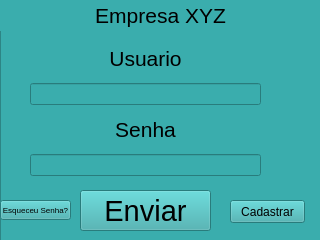
<?xml version="1.0" encoding="UTF-8"?>
<ui version="4.0">
 <class>MainWindow</class>
 <widget class="QMainWindow" name="MainWindow">
  <property name="geometry">
   <rect>
    <x>0</x>
    <y>0</y>
    <width>320</width>
    <height>240</height>
   </rect>
  </property>
  <property name="minimumSize">
   <size>
    <width>320</width>
    <height>240</height>
   </size>
  </property>
  <property name="maximumSize">
   <size>
    <width>320</width>
    <height>240</height>
   </size>
  </property>
  <property name="windowTitle">
   <string>Login</string>
  </property>
  <widget class="QWidget" name="centralwidget">
   <widget class="QFrame" name="frame">
    <property name="enabled">
     <bool>true</bool>
    </property>
    <property name="geometry">
     <rect>
      <x>0</x>
      <y>0</y>
      <width>331</width>
      <height>241</height>
     </rect>
    </property>
    <property name="styleSheet">
     <string notr="true">background-color: rgb(58, 173, 173);</string>
    </property>
    <property name="frameShape">
     <enum>QFrame::StyledPanel</enum>
    </property>
    <property name="frameShadow">
     <enum>QFrame::Raised</enum>
    </property>
    <widget class="QLabel" name="label_8">
     <property name="geometry">
      <rect>
       <x>0</x>
       <y>0</y>
       <width>321</width>
       <height>31</height>
      </rect>
     </property>
     <property name="text">
      <string>&lt;html&gt;&lt;head/&gt;&lt;body&gt;&lt;p align=&quot;center&quot;&gt;&lt;span style=&quot; font-size:16pt;&quot;&gt;Empresa XYZ&lt;/span&gt;&lt;/p&gt;&lt;/body&gt;&lt;/html&gt;</string>
     </property>
    </widget>
    <widget class="QPushButton" name="btn_enviar">
     <property name="geometry">
      <rect>
       <x>80</x>
       <y>190</y>
       <width>131</width>
       <height>41</height>
      </rect>
     </property>
     <property name="font">
      <font>
       <pointsize>22</pointsize>
      </font>
     </property>
     <property name="text">
      <string>Enviar</string>
     </property>
    </widget>
    <widget class="QWidget" name="verticalLayoutWidget_4">
     <property name="geometry">
      <rect>
       <x>30</x>
       <y>40</y>
       <width>231</width>
       <height>136</height>
      </rect>
     </property>
     <layout class="QVBoxLayout" name="verticalLayout_4">
      <item>
       <widget class="QLabel" name="label_9">
        <property name="text">
         <string>&lt;html&gt;&lt;head/&gt;&lt;body&gt;&lt;p align=&quot;center&quot;&gt;&lt;span style=&quot; font-size:16pt;&quot;&gt;Usuario&lt;/span&gt;&lt;/p&gt;&lt;/body&gt;&lt;/html&gt;</string>
        </property>
       </widget>
      </item>
      <item>
       <widget class="QLineEdit" name="txt_usuario"/>
      </item>
      <item>
       <widget class="QLabel" name="label_10">
        <property name="text">
         <string>&lt;html&gt;&lt;head/&gt;&lt;body&gt;&lt;p align=&quot;center&quot;&gt;&lt;span style=&quot; font-size:16pt;&quot;&gt;Senha&lt;/span&gt;&lt;/p&gt;&lt;/body&gt;&lt;/html&gt;</string>
        </property>
       </widget>
      </item>
      <item>
       <widget class="QLineEdit" name="txt_senha"/>
      </item>
     </layout>
    </widget>
    <widget class="QPushButton" name="btn_cadastrar">
     <property name="geometry">
      <rect>
       <x>230</x>
       <y>200</y>
       <width>75</width>
       <height>23</height>
      </rect>
     </property>
     <property name="text">
      <string>Cadastrar</string>
     </property>
    </widget>
    <widget class="QPushButton" name="btn_esqueceusenha">
     <property name="geometry">
      <rect>
       <x>0</x>
       <y>200</y>
       <width>71</width>
       <height>20</height>
      </rect>
     </property>
     <property name="font">
      <font>
       <pointsize>6</pointsize>
      </font>
     </property>
     <property name="text">
      <string>Esqueceu Senha?</string>
     </property>
    </widget>
   </widget>
   <widget class="QFrame" name="frame_3">
    <property name="enabled">
     <bool>true</bool>
    </property>
    <property name="geometry">
     <rect>
      <x>0</x>
      <y>0</y>
      <width>331</width>
      <height>241</height>
     </rect>
    </property>
    <property name="minimumSize">
     <size>
      <width>331</width>
      <height>241</height>
     </size>
    </property>
    <property name="maximumSize">
     <size>
      <width>331</width>
      <height>241</height>
     </size>
    </property>
    <property name="styleSheet">
     <string notr="true">background-color: rgb(163, 156, 255);</string>
    </property>
    <property name="frameShape">
     <enum>QFrame::StyledPanel</enum>
    </property>
    <property name="frameShadow">
     <enum>QFrame::Raised</enum>
    </property>
    <widget class="QPushButton" name="btn_enviar_4">
     <property name="geometry">
      <rect>
       <x>80</x>
       <y>180</y>
       <width>131</width>
       <height>41</height>
      </rect>
     </property>
     <property name="font">
      <font>
       <pointsize>22</pointsize>
      </font>
     </property>
     <property name="text">
      <string>Enviar</string>
     </property>
    </widget>
    <widget class="QPushButton" name="btn_login">
     <property name="geometry">
      <rect>
       <x>230</x>
       <y>190</y>
       <width>75</width>
       <height>23</height>
      </rect>
     </property>
     <property name="text">
      <string>Login</string>
     </property>
    </widget>
    <widget class="QLabel" name="label_14">
     <property name="geometry">
      <rect>
       <x>0</x>
       <y>0</y>
       <width>321</width>
       <height>31</height>
      </rect>
     </property>
     <property name="text">
      <string>&lt;html&gt;&lt;head/&gt;&lt;body&gt;&lt;p align=&quot;center&quot;&gt;&lt;span style=&quot; font-size:16pt;&quot;&gt;Empresa XYZ&lt;/span&gt;&lt;/p&gt;&lt;/body&gt;&lt;/html&gt;</string>
     </property>
    </widget>
    <widget class="QWidget" name="formLayoutWidget">
     <property name="geometry">
      <rect>
       <x>70</x>
       <y>80</y>
       <width>160</width>
       <height>61</height>
      </rect>
     </property>
     <layout class="QFormLayout" name="formLayout">
      <item row="0" column="0">
       <widget class="QLabel" name="label">
        <property name="text">
         <string>&lt;html&gt;&lt;head/&gt;&lt;body&gt;&lt;p&gt;&lt;span style=&quot; font-size:12pt;&quot;&gt;Usuario&lt;/span&gt;&lt;/p&gt;&lt;/body&gt;&lt;/html&gt;</string>
        </property>
       </widget>
      </item>
      <item row="1" column="0">
       <widget class="QLabel" name="label_2">
        <property name="text">
         <string>&lt;html&gt;&lt;head/&gt;&lt;body&gt;&lt;p&gt;&lt;span style=&quot; font-size:12pt;&quot;&gt;Senha&lt;/span&gt;&lt;/p&gt;&lt;/body&gt;&lt;/html&gt;</string>
        </property>
       </widget>
      </item>
      <item row="0" column="1">
       <widget class="QLineEdit" name="txt_cadastrar_usuario"/>
      </item>
      <item row="1" column="1">
       <widget class="QLineEdit" name="txt_cadastrar_senha"/>
      </item>
     </layout>
    </widget>
    <widget class="QLabel" name="label_3">
     <property name="geometry">
      <rect>
       <x>80</x>
       <y>50</y>
       <width>141</width>
       <height>20</height>
      </rect>
     </property>
     <property name="text">
      <string>&lt;html&gt;&lt;head/&gt;&lt;body&gt;&lt;p align=&quot;center&quot;&gt;&lt;span style=&quot; font-size:12pt;&quot;&gt;Cadastrar Conta&lt;/span&gt;&lt;/p&gt;&lt;/body&gt;&lt;/html&gt;</string>
     </property>
    </widget>
   </widget>
   <widget class="QFrame" name="frame_4">
    <property name="enabled">
     <bool>true</bool>
    </property>
    <property name="geometry">
     <rect>
      <x>0</x>
      <y>0</y>
      <width>331</width>
      <height>241</height>
     </rect>
    </property>
    <property name="minimumSize">
     <size>
      <width>331</width>
      <height>241</height>
     </size>
    </property>
    <property name="maximumSize">
     <size>
      <width>331</width>
      <height>241</height>
     </size>
    </property>
    <property name="styleSheet">
     <string notr="true">background-color: rgb(134, 255, 188);</string>
    </property>
    <property name="frameShape">
     <enum>QFrame::StyledPanel</enum>
    </property>
    <property name="frameShadow">
     <enum>QFrame::Raised</enum>
    </property>
    <widget class="QPushButton" name="btn_enviar_novasenha">
     <property name="geometry">
      <rect>
       <x>80</x>
       <y>180</y>
       <width>131</width>
       <height>41</height>
      </rect>
     </property>
     <property name="font">
      <font>
       <pointsize>22</pointsize>
      </font>
     </property>
     <property name="text">
      <string>Enviar</string>
     </property>
    </widget>
    <widget class="QPushButton" name="btn_login_3">
     <property name="geometry">
      <rect>
       <x>230</x>
       <y>190</y>
       <width>75</width>
       <height>23</height>
      </rect>
     </property>
     <property name="text">
      <string>Login</string>
     </property>
    </widget>
    <widget class="QLabel" name="label_16">
     <property name="geometry">
      <rect>
       <x>0</x>
       <y>0</y>
       <width>321</width>
       <height>31</height>
      </rect>
     </property>
     <property name="text">
      <string>&lt;html&gt;&lt;head/&gt;&lt;body&gt;&lt;p align=&quot;center&quot;&gt;&lt;span style=&quot; font-size:16pt;&quot;&gt;Empresa XYZ&lt;/span&gt;&lt;/p&gt;&lt;/body&gt;&lt;/html&gt;</string>
     </property>
    </widget>
    <widget class="QWidget" name="formLayoutWidget_3">
     <property name="geometry">
      <rect>
       <x>70</x>
       <y>80</y>
       <width>160</width>
       <height>61</height>
      </rect>
     </property>
     <layout class="QFormLayout" name="formLayout_3">
      <item row="0" column="0">
       <widget class="QLabel" name="label_7">
        <property name="text">
         <string>&lt;html&gt;&lt;head/&gt;&lt;body&gt;&lt;p&gt;&lt;span style=&quot; font-size:12pt;&quot;&gt;Usuario&lt;/span&gt;&lt;/p&gt;&lt;/body&gt;&lt;/html&gt;</string>
        </property>
       </widget>
      </item>
      <item row="1" column="0">
       <widget class="QLabel" name="label_11">
        <property name="text">
         <string>&lt;html&gt;&lt;head/&gt;&lt;body&gt;&lt;p&gt;&lt;span style=&quot; font-size:12pt;&quot;&gt;Senha&lt;/span&gt;&lt;/p&gt;&lt;/body&gt;&lt;/html&gt;</string>
        </property>
       </widget>
      </item>
      <item row="0" column="1">
       <widget class="QLineEdit" name="txt_novasenha_usuario"/>
      </item>
      <item row="1" column="1">
       <widget class="QLineEdit" name="txt_novasenha_senha"/>
      </item>
     </layout>
    </widget>
    <widget class="QLabel" name="label_12">
     <property name="geometry">
      <rect>
       <x>90</x>
       <y>40</y>
       <width>141</width>
       <height>20</height>
      </rect>
     </property>
     <property name="text">
      <string>&lt;html&gt;&lt;head/&gt;&lt;body&gt;&lt;p align=&quot;center&quot;&gt;&lt;span style=&quot; font-size:12pt;&quot;&gt;Esqueceu Senha?&lt;/span&gt;&lt;/p&gt;&lt;/body&gt;&lt;/html&gt;</string>
     </property>
    </widget>
   </widget>
   <widget class="QFrame" name="frame_5">
    <property name="enabled">
     <bool>true</bool>
    </property>
    <property name="geometry">
     <rect>
      <x>0</x>
      <y>0</y>
      <width>331</width>
      <height>241</height>
     </rect>
    </property>
    <property name="minimumSize">
     <size>
      <width>331</width>
      <height>241</height>
     </size>
    </property>
    <property name="maximumSize">
     <size>
      <width>331</width>
      <height>241</height>
     </size>
    </property>
    <property name="styleSheet">
     <string notr="true">background-color: rgb(134, 255, 188);</string>
    </property>
    <property name="frameShape">
     <enum>QFrame::StyledPanel</enum>
    </property>
    <property name="frameShadow">
     <enum>QFrame::Raised</enum>
    </property>
    <widget class="QPushButton" name="btn_enviar_novasenha_2">
     <property name="geometry">
      <rect>
       <x>80</x>
       <y>180</y>
       <width>131</width>
       <height>41</height>
      </rect>
     </property>
     <property name="font">
      <font>
       <pointsize>22</pointsize>
      </font>
     </property>
     <property name="text">
      <string>Enviar</string>
     </property>
    </widget>
    <widget class="QPushButton" name="btn_logout">
     <property name="geometry">
      <rect>
       <x>230</x>
       <y>190</y>
       <width>75</width>
       <height>23</height>
      </rect>
     </property>
     <property name="text">
      <string>Logout</string>
     </property>
    </widget>
    <widget class="QLabel" name="label_17">
     <property name="geometry">
      <rect>
       <x>0</x>
       <y>0</y>
       <width>321</width>
       <height>31</height>
      </rect>
     </property>
     <property name="text">
      <string>&lt;html&gt;&lt;head/&gt;&lt;body&gt;&lt;p align=&quot;center&quot;&gt;&lt;span style=&quot; font-size:16pt;&quot;&gt;Empresa XYZ&lt;/span&gt;&lt;/p&gt;&lt;/body&gt;&lt;/html&gt;</string>
     </property>
    </widget>
    <widget class="QWidget" name="formLayoutWidget_4">
     <property name="geometry">
      <rect>
       <x>70</x>
       <y>80</y>
       <width>160</width>
       <height>61</height>
      </rect>
     </property>
     <layout class="QFormLayout" name="formLayout_4">
      <item row="0" column="0">
       <widget class="QLabel" name="label_13">
        <property name="text">
         <string>&lt;html&gt;&lt;head/&gt;&lt;body&gt;&lt;p&gt;&lt;span style=&quot; font-size:12pt;&quot;&gt;Usuario&lt;/span&gt;&lt;/p&gt;&lt;/body&gt;&lt;/html&gt;</string>
        </property>
       </widget>
      </item>
      <item row="1" column="0">
       <widget class="QLabel" name="label_18">
        <property name="text">
         <string>&lt;html&gt;&lt;head/&gt;&lt;body&gt;&lt;p&gt;&lt;span style=&quot; font-size:12pt;&quot;&gt;Senha&lt;/span&gt;&lt;/p&gt;&lt;/body&gt;&lt;/html&gt;</string>
        </property>
       </widget>
      </item>
      <item row="0" column="1">
       <widget class="QLineEdit" name="txt_novasenha_usuario_2"/>
      </item>
      <item row="1" column="1">
       <widget class="QLineEdit" name="txt_novasenha_senha_2"/>
      </item>
     </layout>
    </widget>
    <widget class="QLabel" name="label_19">
     <property name="geometry">
      <rect>
       <x>120</x>
       <y>40</y>
       <width>31</width>
       <height>20</height>
      </rect>
     </property>
     <property name="text">
      <string>&lt;html&gt;&lt;head/&gt;&lt;body&gt;&lt;p align=&quot;center&quot;&gt;&lt;span style=&quot; font-size:12pt;&quot;&gt;Olá &lt;/span&gt;&lt;/p&gt;&lt;/body&gt;&lt;/html&gt;</string>
     </property>
    </widget>
    <widget class="QLabel" name="label_20">
     <property name="geometry">
      <rect>
       <x>50</x>
       <y>150</y>
       <width>111</width>
       <height>20</height>
      </rect>
     </property>
     <property name="text">
      <string>&lt;html&gt;&lt;head/&gt;&lt;body&gt;&lt;p align=&quot;center&quot;&gt;&lt;span style=&quot; font-size:12pt;&quot;&gt;Nivel Acesso: &lt;/span&gt;&lt;/p&gt;&lt;/body&gt;&lt;/html&gt;</string>
     </property>
    </widget>
    <widget class="QLabel" name="lb_nivel_acesso">
     <property name="geometry">
      <rect>
       <x>150</x>
       <y>150</y>
       <width>21</width>
       <height>20</height>
      </rect>
     </property>
     <property name="text">
      <string>&lt;html&gt;&lt;head/&gt;&lt;body&gt;&lt;p align=&quot;center&quot;&gt;&lt;span style=&quot; font-size:11pt;&quot;&gt;0&lt;/span&gt;&lt;/p&gt;&lt;/body&gt;&lt;/html&gt;</string>
     </property>
    </widget>
    <widget class="QLabel" name="lb_nomeusuario">
     <property name="geometry">
      <rect>
       <x>150</x>
       <y>40</y>
       <width>61</width>
       <height>20</height>
      </rect>
     </property>
     <property name="text">
      <string>&lt;html&gt;&lt;head/&gt;&lt;body&gt;&lt;p align=&quot;center&quot;&gt;&lt;span style=&quot; font-size:12pt;&quot;&gt;usuario&lt;/span&gt;&lt;/p&gt;&lt;/body&gt;&lt;/html&gt;</string>
     </property>
    </widget>
   </widget>
   <zorder>frame_3</zorder>
   <zorder>frame_4</zorder>
   <zorder>frame_5</zorder>
   <zorder>frame</zorder>
  </widget>
 </widget>
 <resources/>
 <connections>
  <connection>
   <sender>btn_cadastrar</sender>
   <signal>clicked(bool)</signal>
   <receiver>frame</receiver>
   <slot>lower()</slot>
   <hints>
    <hint type="sourcelabel">
     <x>267</x>
     <y>211</y>
    </hint>
    <hint type="destinationlabel">
     <x>165</x>
     <y>120</y>
    </hint>
   </hints>
  </connection>
  <connection>
   <sender>btn_login</sender>
   <signal>clicked(bool)</signal>
   <receiver>frame_3</receiver>
   <slot>lower()</slot>
   <hints>
    <hint type="sourcelabel">
     <x>267</x>
     <y>201</y>
    </hint>
    <hint type="destinationlabel">
     <x>165</x>
     <y>120</y>
    </hint>
   </hints>
  </connection>
  <connection>
   <sender>btn_login</sender>
   <signal>clicked(bool)</signal>
   <receiver>frame_4</receiver>
   <slot>lower()</slot>
   <hints>
    <hint type="sourcelabel">
     <x>267</x>
     <y>201</y>
    </hint>
    <hint type="destinationlabel">
     <x>165</x>
     <y>120</y>
    </hint>
   </hints>
  </connection>
  <connection>
   <sender>btn_login_3</sender>
   <signal>clicked(bool)</signal>
   <receiver>frame_4</receiver>
   <slot>lower()</slot>
   <hints>
    <hint type="sourcelabel">
     <x>267</x>
     <y>201</y>
    </hint>
    <hint type="destinationlabel">
     <x>165</x>
     <y>120</y>
    </hint>
   </hints>
  </connection>
  <connection>
   <sender>btn_login_3</sender>
   <signal>clicked(bool)</signal>
   <receiver>frame_3</receiver>
   <slot>lower()</slot>
   <hints>
    <hint type="sourcelabel">
     <x>267</x>
     <y>201</y>
    </hint>
    <hint type="destinationlabel">
     <x>165</x>
     <y>120</y>
    </hint>
   </hints>
  </connection>
  <connection>
   <sender>btn_cadastrar</sender>
   <signal>clicked(bool)</signal>
   <receiver>frame_4</receiver>
   <slot>lower()</slot>
   <hints>
    <hint type="sourcelabel">
     <x>267</x>
     <y>211</y>
    </hint>
    <hint type="destinationlabel">
     <x>165</x>
     <y>120</y>
    </hint>
   </hints>
  </connection>
  <connection>
   <sender>btn_esqueceusenha</sender>
   <signal>clicked(bool)</signal>
   <receiver>frame</receiver>
   <slot>lower()</slot>
   <hints>
    <hint type="sourcelabel">
     <x>35</x>
     <y>209</y>
    </hint>
    <hint type="destinationlabel">
     <x>165</x>
     <y>120</y>
    </hint>
   </hints>
  </connection>
  <connection>
   <sender>btn_esqueceusenha</sender>
   <signal>clicked(bool)</signal>
   <receiver>frame_3</receiver>
   <slot>lower()</slot>
   <hints>
    <hint type="sourcelabel">
     <x>35</x>
     <y>209</y>
    </hint>
    <hint type="destinationlabel">
     <x>165</x>
     <y>120</y>
    </hint>
   </hints>
  </connection>
  <connection>
   <sender>btn_login_3</sender>
   <signal>clicked(bool)</signal>
   <receiver>frame_5</receiver>
   <slot>lower()</slot>
   <hints>
    <hint type="sourcelabel">
     <x>267</x>
     <y>201</y>
    </hint>
    <hint type="destinationlabel">
     <x>165</x>
     <y>120</y>
    </hint>
   </hints>
  </connection>
  <connection>
   <sender>btn_login</sender>
   <signal>clicked(bool)</signal>
   <receiver>frame_5</receiver>
   <slot>lower()</slot>
   <hints>
    <hint type="sourcelabel">
     <x>267</x>
     <y>201</y>
    </hint>
    <hint type="destinationlabel">
     <x>165</x>
     <y>120</y>
    </hint>
   </hints>
  </connection>
  <connection>
   <sender>btn_esqueceusenha</sender>
   <signal>clicked(bool)</signal>
   <receiver>frame_5</receiver>
   <slot>lower()</slot>
   <hints>
    <hint type="sourcelabel">
     <x>35</x>
     <y>209</y>
    </hint>
    <hint type="destinationlabel">
     <x>165</x>
     <y>120</y>
    </hint>
   </hints>
  </connection>
  <connection>
   <sender>btn_cadastrar</sender>
   <signal>clicked(bool)</signal>
   <receiver>frame_5</receiver>
   <slot>lower()</slot>
   <hints>
    <hint type="sourcelabel">
     <x>267</x>
     <y>211</y>
    </hint>
    <hint type="destinationlabel">
     <x>165</x>
     <y>120</y>
    </hint>
   </hints>
  </connection>
  <connection>
   <sender>btn_logout</sender>
   <signal>clicked(bool)</signal>
   <receiver>frame_5</receiver>
   <slot>lower()</slot>
   <hints>
    <hint type="sourcelabel">
     <x>267</x>
     <y>201</y>
    </hint>
    <hint type="destinationlabel">
     <x>165</x>
     <y>120</y>
    </hint>
   </hints>
  </connection>
  <connection>
   <sender>btn_logout</sender>
   <signal>clicked(bool)</signal>
   <receiver>frame_3</receiver>
   <slot>lower()</slot>
   <hints>
    <hint type="sourcelabel">
     <x>267</x>
     <y>201</y>
    </hint>
    <hint type="destinationlabel">
     <x>165</x>
     <y>120</y>
    </hint>
   </hints>
  </connection>
  <connection>
   <sender>btn_logout</sender>
   <signal>clicked(bool)</signal>
   <receiver>frame_4</receiver>
   <slot>lower()</slot>
   <hints>
    <hint type="sourcelabel">
     <x>267</x>
     <y>201</y>
    </hint>
    <hint type="destinationlabel">
     <x>165</x>
     <y>120</y>
    </hint>
   </hints>
  </connection>
 </connections>
</ui>
